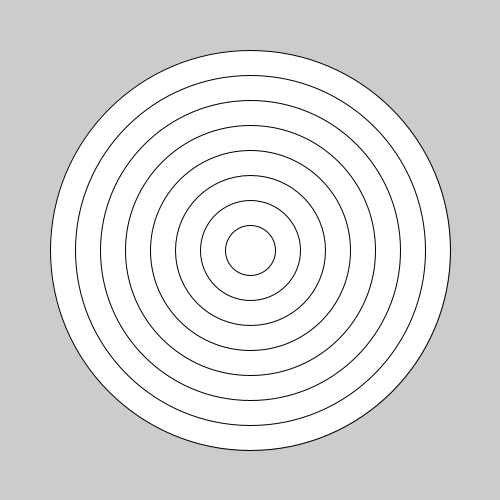
Frame 1 (no input)
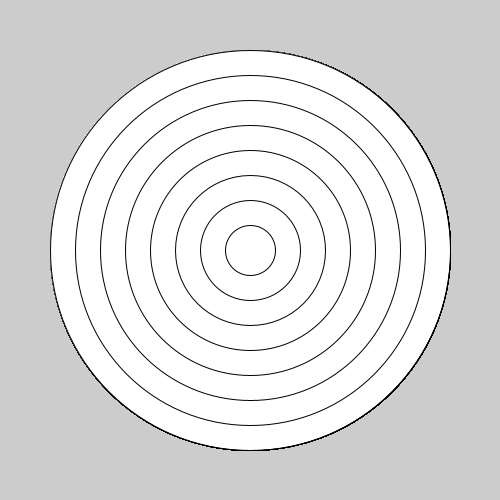
Frame 60 (the mouse pressed at the canvas centre just before this capture)
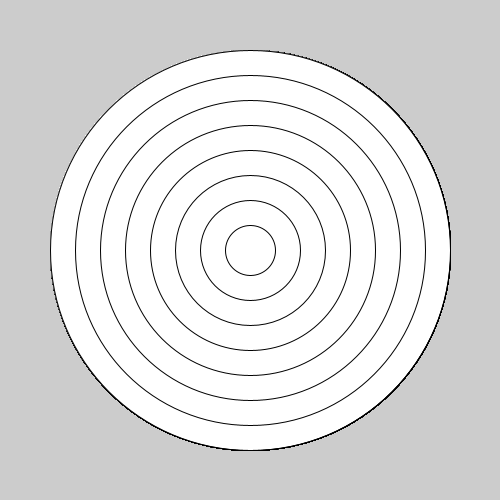
Frame 120 (the mouse held since frame 60 and released just before this capture)

The Processing sketch that drew these frames (run headless with seeded random() and noise(); from frame 60 on, the mouse is pressed at the canvas centre):

// Processing sketch: sketch_1807262
// ── sketch_1807262.pde
 void setup(){
  size(500,500); 
 }
 
 void draw(){
   for (int i = 400; i > 0 ; i = i-50) {
    ellipse(250,250,i,i);
    }
 }
